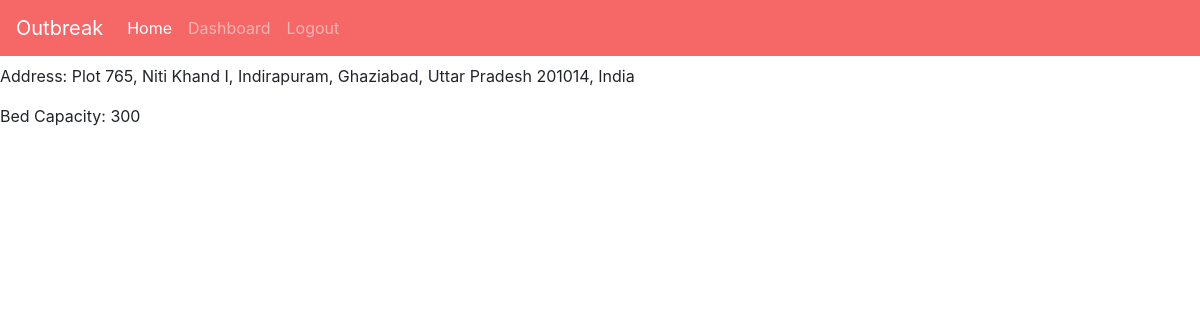
The page /accounts/hos/dashboard/ (signed in) on the database its author committed.
### accounts/models.py (models this page shows, shortened)
class Hospital(models.Model):
	user = 					models.OneToOneField(User, on_delete = models.CASCADE)
	name = 					models.CharField(max_length=250)
	address = 				models.CharField(max_length=250)
	latitude = 				models.FloatField()
	longitude = 			models.FloatField()
	bed_capacity = 			models.CharField(max_length=250)
	currently_free = 		models.CharField(max_length=250)
	hasTokenSystem = 		models.BooleanField(default=False)
	linkToTokenWebsite = 	models.URLField(blank=True, null=True)
	department_options =	(("Allergy & Clinical Immunology", "Allergy & Clinical Immunology"), ("Anaesthesia", "Anaesthesia"),("Bariatric & Metabolic Surgery","Bariatric & Metabolic Surgery"),
	 ('Blood Disorders','Blood Disorders'),("Breast Surgery", "Breast Surgery"), ("Cardiac Anaesthesia", "Cardiac Anaesthesia"),("Cardiac Surgery", "Cardiac Surgery"),
	 ("Cardiology","Cardiology"), ("Cardiology - Interventional","Cardiology - Interventional"),("Dental Sciences","Dental Sciences"), ("Dermatology","Dermatology"),
	 ("Diabetes And Endocrinology","Diabetes And Endocrinology"),("Dietetics & Clinical Nutrition","Dietetics & Clinical Nutrition"),("ENT","ENT"),("Geriatric Medicine","Geriatric Medicine"),
	 ("Ophthalmology","Ophthalmology"),("Foetal Medicine","Foetal Medicine"),("Gastroenterology","Gastroenterology"),("General Surgery","General Surgery"),("General and Laparoscopic Surgery","General and Laparoscopic Surgery"),("Gynaecology Oncology","Gynaecology Oncology"),
	 ("Infectious Diseases","Infectious Diseases"),("Infertility Medicine","Infertility Medicine"),("Intensive Care","Intensive Care"),("Internal Medicine","Internal Medicine"),
	 ("Interventional Radiology", "Interventional Radiology"), ("Laparoscopic, Gastro Intestinal, Bariatric & Metabolic Surgery","Laparoscopic, Gastro Intestinal, Bariatric & Metabolic Surgery"),("Liver Transplant / Hepatobiliary Surgery","Liver Transplant / Hepatobiliary Surgery"),
	 ("Medical Oncology","Medical Oncology"),("Medical Oncology, Hematology And BMT","Medical Oncology, Hematology And BMT"),("Mental Health and Behavioural Sciences","Mental Health and Behavioural Sciences"),("Neonatology","Neonatology"),
	 ("Nephrology","Nephrology"),("Neuro & Spine Surgery","Neuro & Spine Surgery"),("Neuro Radiology","Neuro Radiology"),("Neurology","Neurology"),("Non Invasive Cardiology","Non Invasive Cardiology"),("Obstetrics and Gynaecology","Obstetrics and Gynaecology"),
	 ("Onco Sciences","Onco Sciences"),("Oral / Maxillofacial Surgery","Oral / Maxillofacial Surgery"),("Orthopaedics & Spine Surgery","Orthopaedics & Spine Surgery"),("Orthopaedics  Bone & Joint Surgery","Orthopaedics  Bone & Joint Surgery"),("Orthopaedics  Hand & Upper Limb Surgery","Orthopaedics  Hand & Upper Limb Surgery"),
	 ("Paediatric Cardiology","Paediatric Cardiology"), ("Paediatric Endocrinology","Paediatric Endocrinology"),("Paediatric Nephrology","Paediatric Nephrology"),("Paediatric Neurology","Paediatric Neurology"),
	 ("Paediatric Oncology","Paediatric Oncology"),("Paediatric Orthopaedics","Paediatric Orthopaedics"),("Paediatric Pulmonology","Paediatric Pulmonology"),("Paediatric Surgery","Paediatric Surgery"),
	 ("Paediatrics","Paediatrics"),("Pain management","Pain management"),("Physiotherapy and Rehabilitation","Physiotherapy and Rehabilitation"),("Plastic, Cosmetic & Reconstructive Surgery","Plastic, Cosmetic & Reconstructive Surgery"), ("DiabeticFoot Care","Diabetic Foot Care"), ("Pulmonology", "Pulmonology"), ("Radiation Oncology","Radiation Oncology"), ("Radiology","Radiology"), ("Rheumatology","Rheumatology"), ("Arthroscopic Surgery","Arthroscopic Surgery"),
	 ("Surgical Oncology","Surgical Oncology"),("Trauma & Emergency Medicine","Trauma & Emergency Medicine"),("Urology & Andrology","Urology & Andrology"),("Urology, Andrology & Transplant Surgery","Urology, Andrology & Transplant Surgery"),
	 ("Vascular Surgery", "Vascular Surgery"),)
	specialities =			MultiSelectField(choices=department_options, default=None)

### accounts/views.py (the view)
# urls.py: path('hos/dashboard/', views.hospital_dashboard, name='hospital_dashboard'),
@login_required
def hospital_dashboard(request):
    user_info = Hospital.objects.get(user=request.user)
    return render(request, "accounts/hospital/dashboard.html", {"User": user_info})

### templates/accounts/hospital/dashboard.html
{% extends 'base.html' %} {% block content %}
<a href="{% url 'home' %}">Profile</a>
<a href="{% url 'update_tokens' %}">Update Tokens</a>
<p>Name: {{User.name}}</p>
<p>Address: {{User.address}}</p>
<p>Bed Capacity: {{User.bed_capacity}}</p>
{% endblock %}

### static/css/style.css (style rules this page uses)
body { overflow: hidden; }

### rows shown on the page
Hospital: address "Plot 765, Niti Khand I, Indirapuram, Ghaziabad, Uttar Pradesh 201014, India", bed_capacity "300"
